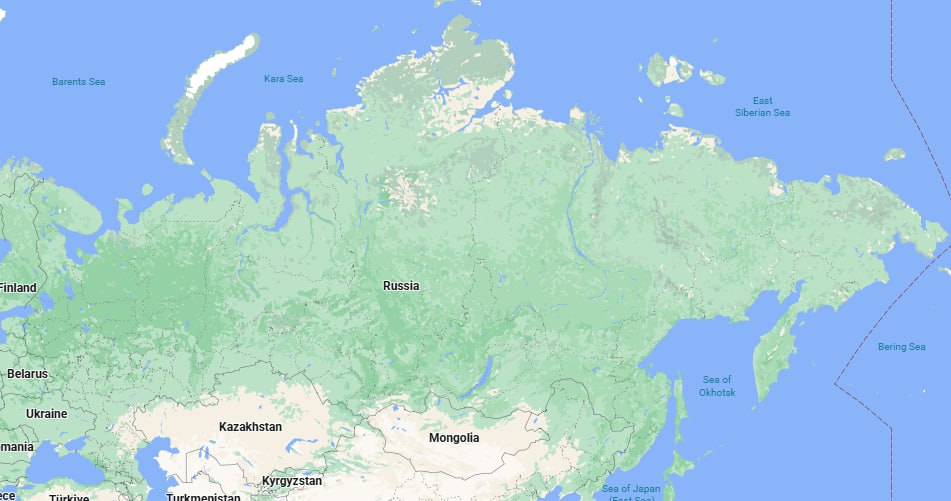
#> input picture DataSet/KeyImages/russia_map.png, 951 x 501 px
$ python plot_on_russia_map.py --lat 1.0 --lon 1.0
#> lines starting #> are read from the running program, lines starting #| are printed output that depends on the picture
import argparse
import os

import matplotlib.pyplot as plt

# Image name: "russia_map.png"

# Path to the base map image
BASE_DIR = os.path.dirname(os.path.abspath(__file__))
MAP_PATH = os.path.join(BASE_DIR, "DataSet/KeyImages", "russia_map.png")


# These bounds roughly match the visible Russia area in the map image
MIN_LAT, MAX_LAT = 40.0, 82.0      # bottom, top
MIN_LON, MAX_LON = 20.0, 190.0     # left, right


def latlon_to_pixels(lat: float, lon: float, width: int, height: int):
    """
    Convert latitude/longitude to pixel coordinates on the map image,
    assuming a simple linear mapping between the defined bounds.
    """
    # Normalize lon/lat into [0, 1]
    x_norm = (lon - MIN_LON) / (MAX_LON - MIN_LON)
    y_norm = (MAX_LAT - lat) / (MAX_LAT - MIN_LAT)  # invert latitude for image y-axis

    # Convert to pixel coordinates
    x_px = x_norm * width
    y_px = y_norm * height
    return x_px, y_px


def plot_point_on_map(lat: float, lon: float, output_path: str):
    """
    Draw a SINGLE small red circle at (lat, lon) on the Russia map.
    """
#> called with lat = 1, lon = 1, output_path = 'outputs/point.png'
    if not os.path.exists(MAP_PATH):
        raise FileNotFoundError(f"Map image not found at: {MAP_PATH}")

    img = plt.imread(MAP_PATH)
#> img is the input picture: shape (501, 951, 3) float32; mean R, G, B 0.646, 0.796, 0.851
    height, width = img.shape[0], img.shape[1]
#> height = 501; width = 951

    # Convert coordinates
    x_px, y_px = latlon_to_pixels(lat, lon, width, height)
#> x_px = -106.3; y_px = 966.2

    # Create figure sized roughly to the image
    dpi = 100
    fig_width = width / dpi
#> fig_width = 9.51
    fig_height = height / dpi
#> fig_height = 5.01
    fig, ax = plt.subplots(figsize=(fig_width, fig_height), dpi=dpi)

    # Show map
    ax.imshow(img)
    ax.axis("off")

    # ---- SMALL RED DOT (for CV) ----
    # s controls size in points^2; tweak if Tevin wants bigger/smaller
    ax.scatter([x_px], [y_px], s=50, c="red")  # single solid red dot

    # Ensure output directory exists
    out_dir = os.path.dirname(output_path)
    if out_dir:
        os.makedirs(out_dir, exist_ok=True)

    fig.savefig(output_path, bbox_inches="tight", pad_inches=0)
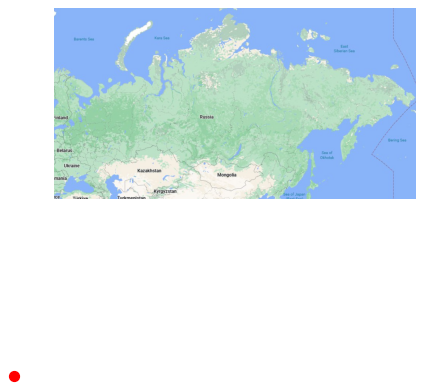
#> figure drawn by matplotlib, 1 panel
    plt.close(fig)
    print(f"Saved map with point at {lat}, {lon} -> {output_path}")


def main():
    parser = argparse.ArgumentParser(
        description="Plot a single small red circle on the Russia map at given lat/lon."
    )
    parser.add_argument("--lat", type=float, required=True, help="Latitude in degrees")
    parser.add_argument("--lon", type=float, required=True, help="Longitude in degrees")
    parser.add_argument(
        "--out",
        type=str,
        default="outputs/point.png",
        help="Output image path (PNG recommended)",
    )

    args = parser.parse_args()
    plot_point_on_map(args.lat, args.lon, args.out)


if __name__ == "__main__":
    main()
